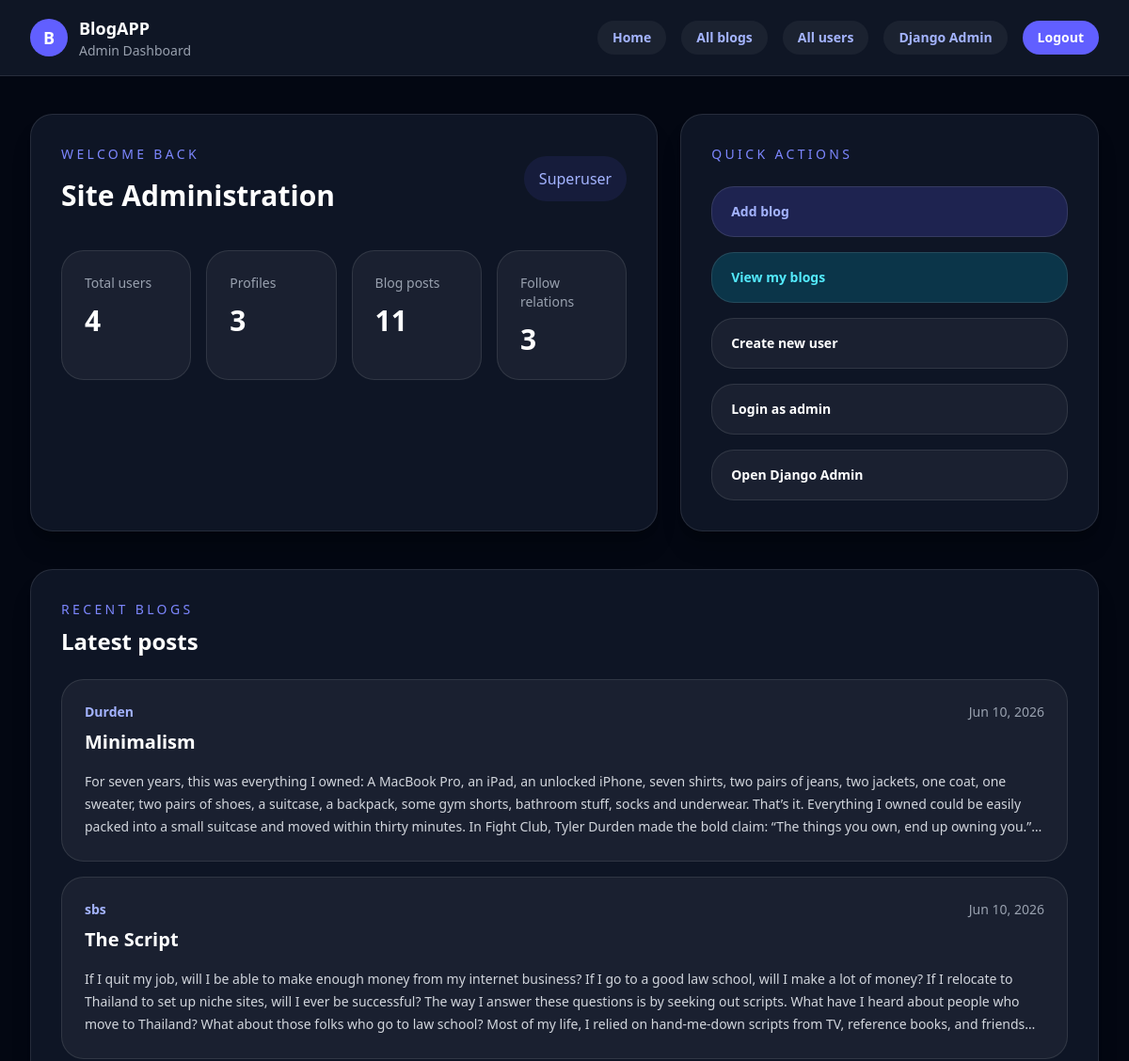
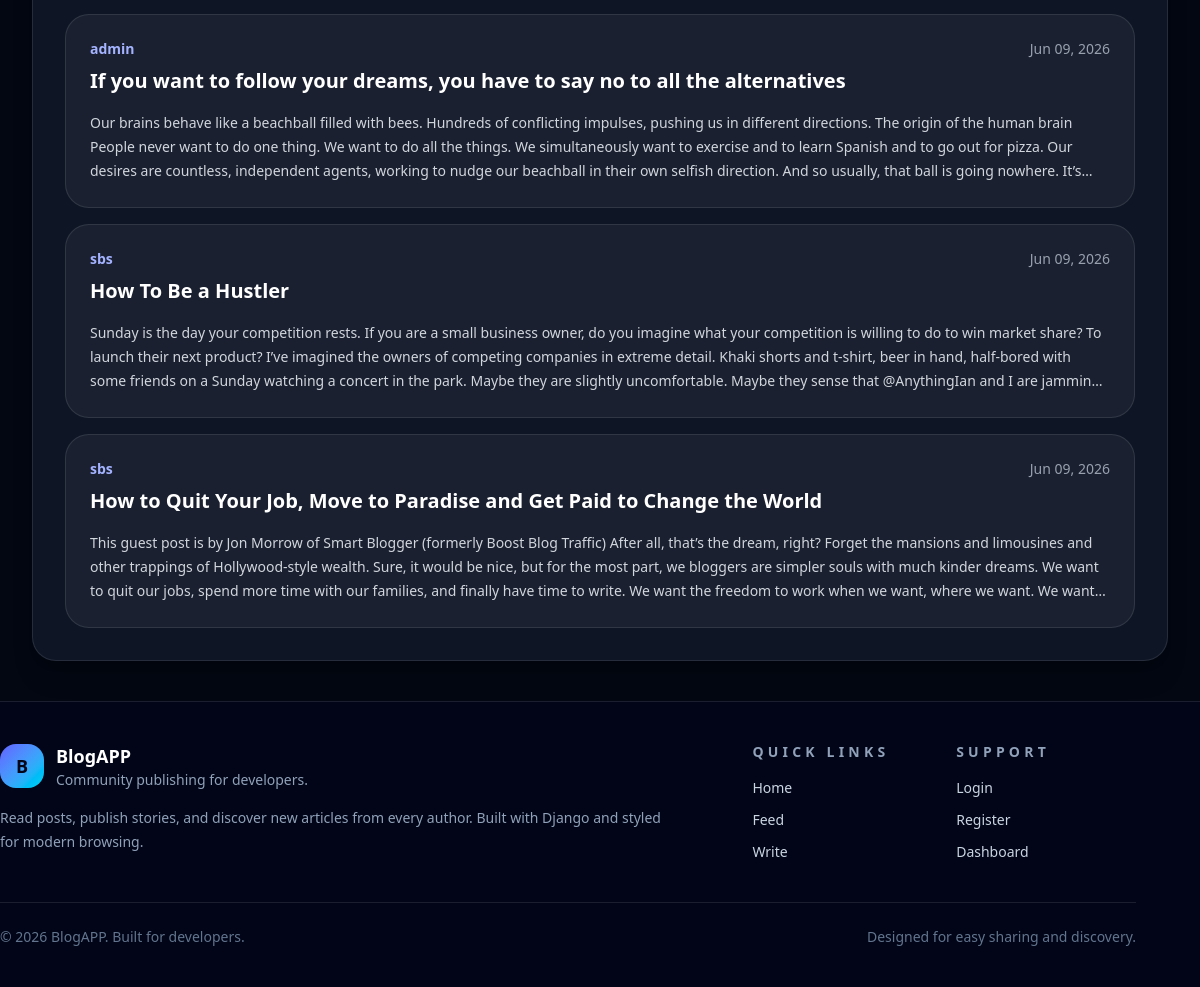
Screenshot of /admin_home/ (signed in) with the database file from the repository (2 pictures, top to bottom).
### myapp/models.py (models this page shows, shortened)
class Blog(models.Model):
    USER = models.ForeignKey(User, on_delete=models.CASCADE)
    title = models.CharField(max_length=200)
    image = models.FileField(upload_to='blog_images/')
    content = models.TextField()
    created_at = models.DateTimeField(auto_now_add=True)

### myapp/views.py (the view)
# urls.py: path('admin_home/', views.admin_view, name='admin_home'),
@login_required
@user_passes_test(lambda user: user.is_superuser, login_url='home')
def admin_view(request):
    stats = {
        'user_count': User.objects.count(),
        'profile_count': UserProfile.objects.count(),
        'blog_count': Blog.objects.count(),
        'recent_blogs': Blog.objects.order_by('-created_at')[:5],
        'total_follows': Follow.objects.count(),
    }
    return render(request, 'admin_home.html', stats)

### myapp/templates/admin_home.html (shortened to what this page needs)
<!DOCTYPE html>
<html lang="en">
<head>
    <script src="https://cdn.jsdelivr.net/npm/@tailwindcss/browser@4"></script>
</head>
<body class="min-h-screen bg-gray-950 text-white">
    <header class="border-b border-white/10 bg-gray-900/95 backdrop-blur-xl">
        <div class="mx-auto flex max-w-7xl items-center justify-between px-6 py-4 lg:px-8">
            <a href="/" class="flex items-center gap-3 text-white">
                <span class="inline-flex h-10 w-10 items-center justify-center rounded-full bg-indigo-500 text-lg font-semibold">B</span>
                <div>
                    <p class="text-lg font-semibold">BlogAPP</p>
                    <p class="text-sm text-gray-400">Admin Dashboard</p>
                </div>
            </a>
            <div class="flex flex-wrap items-center gap-4">
                <a href="/" class="rounded-full bg-white/5 px-4 py-2 text-sm font-semibold text-indigo-300 hover:bg-white/10">Home</a>
                <a href="{% url 'view_blogs_admin' %}" class="rounded-full bg-white/5 px-4 py-2 text-sm font-semibold text-indigo-300 hover:bg-white/10">All blogs</a>
                <a href="{% url 'view_users' %}" class="rounded-full bg-white/5 px-4 py-2 text-sm font-semibold text-indigo-300 hover:bg-white/10">All users</a>
                <a href="/admin/" class="rounded-full bg-white/5 px-4 py-2 text-sm font-semibold text-indigo-300 hover:bg-white/10">Django Admin</a>
                <form method="post" action="{% url 'logout' %}">
                    <button type="submit" class="rounded-full bg-indigo-500 px-4 py-2 text-sm font-semibold text-white hover:bg-indigo-400">Logout</button>
                </form>
            </div>
        </div>
    </header>
    <main class="mx-auto max-w-7xl px-6 py-10 lg:px-8">
        <div class="grid gap-6 lg:grid-cols-[1.5fr_1fr]">
            <section class="rounded-3xl border border-white/10 bg-gray-900/90 p-8 shadow-xl shadow-black/20">
                <div class="flex items-center justify-between">
                    <div>
                        <p class="text-sm uppercase tracking-[0.24em] text-indigo-400">Welcome back</p>
                        <h1 class="mt-4 text-3xl font-bold text-white">Site Administration</h1>
                    </div>
                    <div class="rounded-3xl bg-indigo-500/10 px-4 py-3 text-indigo-300">Superuser</div>
                </div>
                <div class="mt-10 grid gap-4 sm:grid-cols-4">
                    <div class="rounded-3xl border border-white/10 bg-white/5 p-6">
                        <p class="text-sm text-gray-400">Total users</p>
                        <p class="mt-3 text-3xl font-semibold text-white">{{ user_count }}</p>
                    </div>
                    <div class="rounded-3xl border border-white/10 bg-white/5 p-6">
                        <p class="text-sm text-gray-400">Profiles</p>
                        <p class="mt-3 text-3xl font-semibold text-white">{{ profile_count }}</p>
                    </div>
                    <div class="rounded-3xl border border-white/10 bg-white/5 p-6">
                        <p class="text-sm text-gray-400">Blog posts</p>
                        <p class="mt-3 text-3xl font-semibold text-white">{{ blog_count }}</p>
                    </div>
                    <div class="rounded-3xl border border-white/10 bg-white/5 p-6">
                        <p class="text-sm text-gray-400">Follow relations</p>
                        <p class="mt-3 text-3xl font-semibold text-white">{{ total_follows }}</p>
                    </div>
                </div>
            </section>
            <aside class="rounded-3xl border border-white/10 bg-gray-900/90 p-8 shadow-xl shadow-black/20">
                <p class="text-sm uppercase tracking-[0.24em] text-indigo-400">Quick actions</p>
                <div class="mt-6 space-y-4">
                    <a href="{% url 'add_blog' %}" class="block rounded-3xl border border-white/10 bg-indigo-500/20 px-5 py-4 text-sm font-semibold text-indigo-300 hover:bg-indigo-500/30">Add blog</a>
                    <a href="{% url 'my_blogs' %}" class="block rounded-3xl border border-white/10 bg-cyan-500/20 px-5 py-4 text-sm font-semibold text-cyan-300 hover:bg-cyan-500/30">View my blogs</a>
                    <a href="{% url 'register' %}" class="block rounded-3xl border border-white/10 bg-white/5 px-5 py-4 text-sm font-semibold text-white hover:bg-white/10">Create new user</a>
                    <a href="{% url 'login' %}" class="block rounded-3xl border border-white/10 bg-white/5 px-5 py-4 text-sm font-semibold text-white hover:bg-white/10">Login as admin</a>
                    <a href="/admin/" class="block rounded-3xl border border-white/10 bg-white/5 px-5 py-4 text-sm font-semibold text-white hover:bg-white/10">Open Django Admin</a>
                </div>
            </aside>
        </div>
        <section class="mt-10 rounded-3xl border border-white/10 bg-gray-900/90 p-8 shadow-xl shadow-black/20">
            <div class="flex items-center justify-between">
                <div>
                    <p class="text-sm uppercase tracking-[0.24em] text-indigo-400">Recent blogs</p>
                    <h2 class="mt-2 text-2xl font-bold text-white">Latest posts</h2>
                </div>
            </div>
            <div class="mt-6 space-y-4">
                {% if recent_blogs %}
                    {% for blog in recent_blogs %}
                        <article class="rounded-3xl border border-white/10 bg-white/5 p-6">
                            <div class="flex items-start justify-between gap-4">
                                <div>
                                    <p class="text-sm font-semibold text-indigo-300">{{ blog.USER.username }}</p>
                                    <h3 class="mt-2 text-xl font-semibold text-white">{{ blog.title }}</h3>
                                </div>
                                <p class="text-sm text-gray-400">{{ blog.created_at|date:'M d, Y' }}</p>
                            </div>
                            <p class="mt-4 text-sm leading-6 text-gray-300 line-clamp-3">{{ blog.content }}</p>
                        </article>
                    {% endfor %}
                {% else %}
                    <p class="text-gray-400">No blogs have been created yet.</p>
                {% endif %}
            </div>
        </section>
    </main>
    {% include 'footer.html' %}
</body>
</html>

### rows the page displays
Blog: USER.username "Durden", title "Minimalism", created_at "Jun 10, 2026", content "For seven years, this was everything I owned: A MacBook Pro, an iPad, an unlocked iPhone, seven shirts, two pairs of jeans, two jackets, one coat, one sweater, two pairs of shoes, a suitcase, a backpack, some gym shorts, bathroom stuff, socks and underwear. That’s it. Everything I owned could be easily packed into a small suitcase and moved within thirty minutes. In Fight Club, Tyler Durden made the bold claim: “The things you own, end up owning…"
Blog: USER.username "sbs", title "The Script", created_at "Jun 10, 2026", content "If I quit my job, will I be able to make enough money from my internet business? If I go to a good law school, will I make a lot of money? If I relocate to Thailand to set up niche sites, will I ever be successful? The way I answer these questions is by seeking out scripts. What have I heard about people who move to Thailand? What about those folks who go to law school? Most of my life, I relied on hand-me-down scripts from TV, reference books, and…"
Blog: USER.username "admin", title "If you want to follow your dreams, you have to say no to all the alternatives", created_at "Jun 09, 2026", content "Our brains behave like a beachball filled with bees. Hundreds of conflicting impulses, pushing us in different directions. The origin of the human brain People never want to do one thing. We want to do all the things. We simultaneously want to exercise and to learn Spanish and to go out for pizza. Our desires are countless, independent agents, working to nudge our beachball in their own selfish direction. And so usually, that ball is going nowhere.…"
Blog: USER.username "sbs", title "How To Be a Hustler", created_at "Jun 09, 2026", content "Sunday is the day your competition rests. If you are a small business owner, do you imagine what your competition is willing to do to win market share? To launch their next product? I’ve imagined the owners of competing companies in extreme detail. Khaki shorts and t-shirt, beer in hand, half-bored with some friends on a Sunday watching a concert in the park. Maybe they are slightly uncomfortable. Maybe they sense that @AnythingIan and I are…"
Blog: USER.username "sbs", title "How to Quit Your Job, Move to Paradise and Get Paid to Change the World", created_at "Jun 09, 2026", content "This guest post is by Jon Morrow of Smart Blogger (formerly Boost Blog Traffic) After all, that’s the dream, right? Forget the mansions and limousines and other trappings of Hollywood-style wealth. Sure, it would be nice, but for the most part, we bloggers are simpler souls with much kinder dreams. We want to quit our jobs, spend more time with our families, and finally have time to write. We want the freedom to work when we want, where we want. We…"

### other values shown
{{ user_count }} "4"
{{ profile_count }} "3"
{{ blog_count }} "11"
{{ total_follows }} "3"
